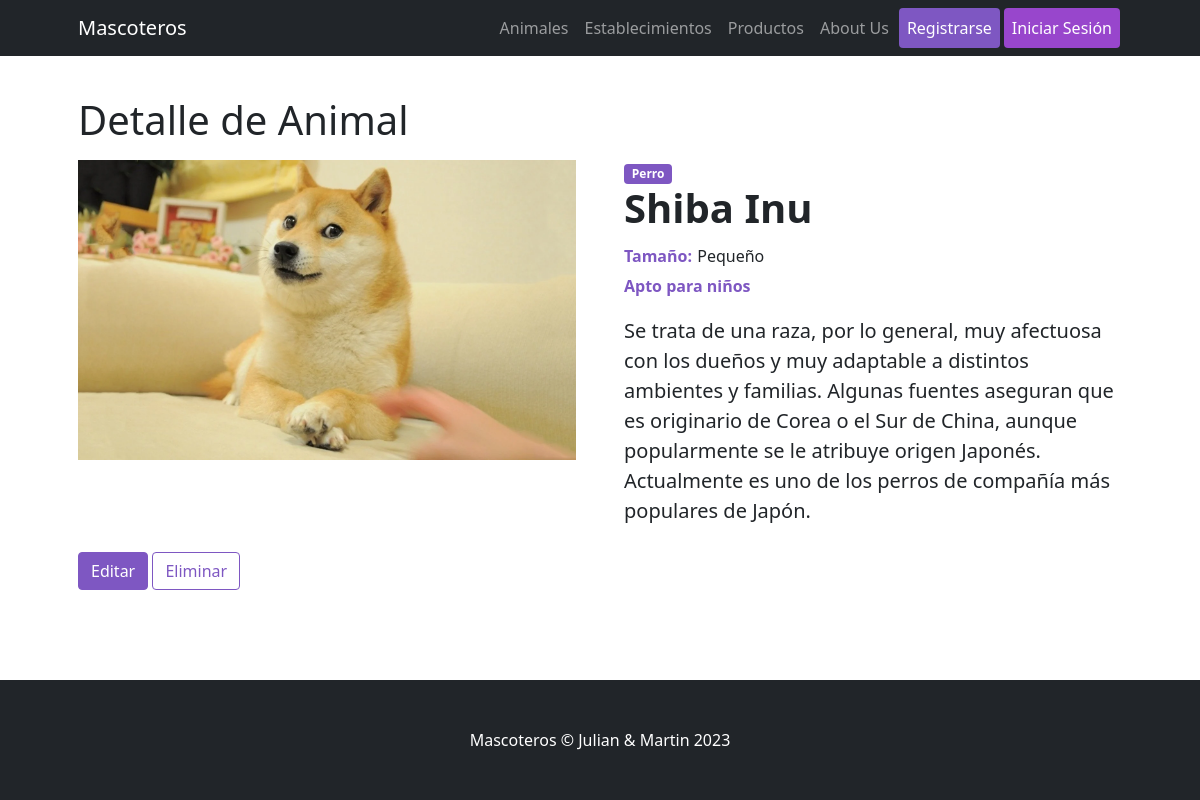
The app's page /Mascoteros/animal/1 with its own data.
### Mascoteros/models.py (models this page shows)
class Animal (models.Model):
    especie      = models.CharField(max_length=64)
    nombre       = models.CharField(max_length=64)
    descripcion  = models.CharField(max_length=500)
    imagen       = models.ImageField(upload_to='images_animales')
    tamaño       = models.CharField(max_length=32)
    apto_niños   = models.BooleanField()

### Mascoteros/views.py (the view)
# urls.py: path("animal/<int:pk>", DetalleAnimal.as_view(), name="AnimalesDetalle"),
class DetalleAnimal(DetailView):
    model = Animal
    template_name = "Mascoteros/animal/animal_detail.html"

### Mascoteros/templates/Mascoteros/animal/animal_detail.html (shortened to what this page needs)
{% extends "Mascoteros/parent.html" %}
{% load static %}
{% block contenidoDinamico %}
<h1 class="card-title">Detalle de Animal</h1>
<div class="row gx-4 gx-lg-5 align-items-left">
    <div class="col-md-6"><img class="card-img-top-detail mb-5 mb-md-0" src="{{animal.imagen.url}}" alt="..." /></div>
    <div class="col-md-6">
        <span class="badge bg-primary">{{animal.especie}}</span>
        <h1 class="display-6 fw-bolder">{{animal.nombre}}</h1>
        <div class="fs-5 mb-3">
            <span class="span-detalle-label">Tamaño:</span>
            <span class="span-detalle">{{animal.tamaño}}</span>
            {% if animal.apto_niños %}
            <span class="span-detalle-label">Apto para niños</span>
            {% else %}
            <span class="span-detalle-label">; No Apto para niños</span>
            {% endif %}
        </div>
        <p class="lead">{{animal.descripcion}}</p>
    </div>
    <div class="container-fluid">
        <a href="{% url 'AnimalesEditar' animal.id %}" class="btn btn-dark active" role="button" aria-pressed="true">Editar</a>
        <a href="{% url 'AnimalesBorrar' animal.id %}" class="btn btn-outline-success" role="button" aria-pressed="true">Eliminar</a>
    </div>
</div>
{% endblock %}

### records on screen
Animal: imagen (picture), especie "Perro", nombre "Shiba Inu", tamaño "Pequeño", descripcion "Se trata de una raza, por lo general, muy afectuosa con los dueños y muy adaptable a distintos ambientes y familias. Algunas fuentes aseguran que es originario de Corea o el Sur de China, aunque popularmente se le atribuye origen Japonés. Actualmente es uno de los perros de compañía más populares de Japón."
